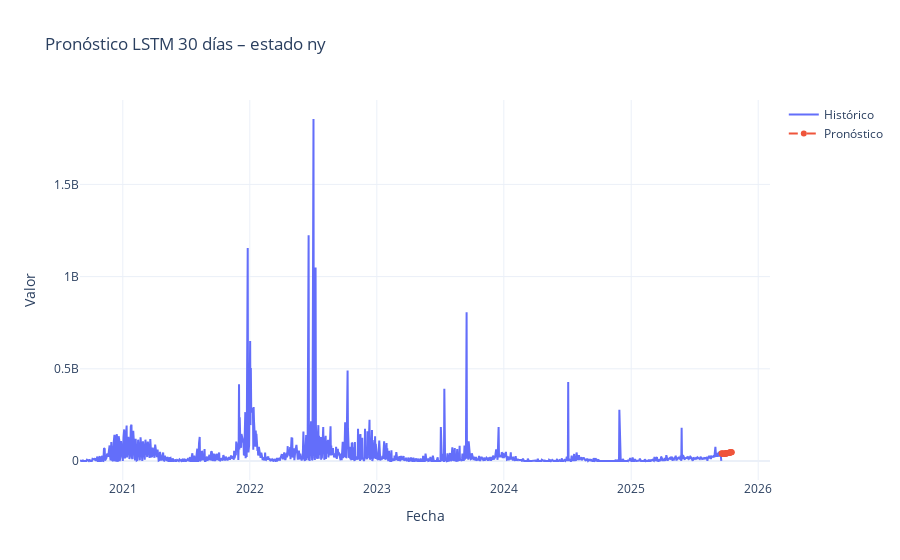

Source (notebook cell):
### Markdown cell above
## 11. Pronóstico futuro con LSTM

### Code cell
N_FUTURE = 30  # días de pronóstico

# Última ventana del split completo (test) ya escalado
last_window_scaled = test_scaled[-WINDOW_SIZE:]

# Usamos el predict_fn especial para LSTM
future_scaled = recursive_forecast(
    model_lstm,
    last_window_scaled,
    N_FUTURE,
    predict_fn=lstm_predict_fn,  # 👈 aquí la magia
)

# Volvemos a escala original
future_preds = scaler.inverse_transform(future_scaled.reshape(-1, 1)).reshape(-1)

last_date = series.index[-1]
future_dates = pd.date_range(start=last_date + pd.Timedelta(days=1),
                             periods=N_FUTURE, freq='D')

fig = plot_future_forecast(
    series.index,
    series.values,
    future_dates,
    future_preds,
    title=f'Pronóstico LSTM {N_FUTURE} días – estado {STATE}',
)
fig.show()

### Figure 1 — Plotly figure (JSON) as saved in the notebook; plotly's stock layout.template omitted (floating-point values rounded to 4 significant figures; data arrays with more than 128 entries replaced by an {"elided": "..."} marker saying what was removed)
{"data": [{"mode": "lines", "name": "Histórico", "type": "scatter", "x": {"elided": "1366 str values"}, "y": {"elided": "1366 float values"}}, {"line": {"dash": "dash"}, "mode": "lines+markers", "name": "Pronóstico", "type": "scatter", "x": ["2025-09-18T00:00:00", "2025-09-19T00:00:00", "2025-09-20T00:00:00", "2025-09-21T00:00:00", "2025-09-22T00:00:00", "2025-09-23T00:00:00", "2025-09-24T00:00:00", "2025-09-25T00:00:00", "2025-09-26T00:00:00", "2025-09-27T00:00:00", "2025-09-28T00:00:00", "2025-09-29T00:00:00", "2025-09-30T00:00:00", "2025-10-01T00:00:00", "2025-10-02T00:00:00", "2025-10-03T00:00:00", "2025-10-04T00:00:00", "2025-10-05T00:00:00", "2025-10-06T00:00:00", "2025-10-07T00:00:00", "2025-10-08T00:00:00", "2025-10-09T00:00:00", "2025-10-10T00:00:00", "2025-10-11T00:00:00", "2025-10-12T00:00:00", "2025-10-13T00:00:00", "2025-10-14T00:00:00", "2025-10-15T00:00:00", "2025-10-16T00:00:00", "2025-10-17T00:00:00"], "y": [41700000.0, 40210000.0, 39280000.0, 39060000.0, 38930000.0, 39130000.0, 39580000.0, 39700000.0, 39900000.0, 40220000.0, 40490000.0, 40710000.0, 40880000.0, 41000000.0, 41340000.0, 41460000.0, 42630000.0, 43330000.0, 43520000.0, 43910000.0, 44510000.0, 44750000.0, 44960000.0, 45540000.0, 45890000.0, 46530000.0, 47040000.0, 47150000.0, 47560000.0, 47770000.0]}], "layout": {"title": {"text": "Pronóstico LSTM 30 días – estado ny"}, "xaxis": {"title": {"text": "Fecha"}}, "yaxis": {"title": {"text": "Valor"}}}}
